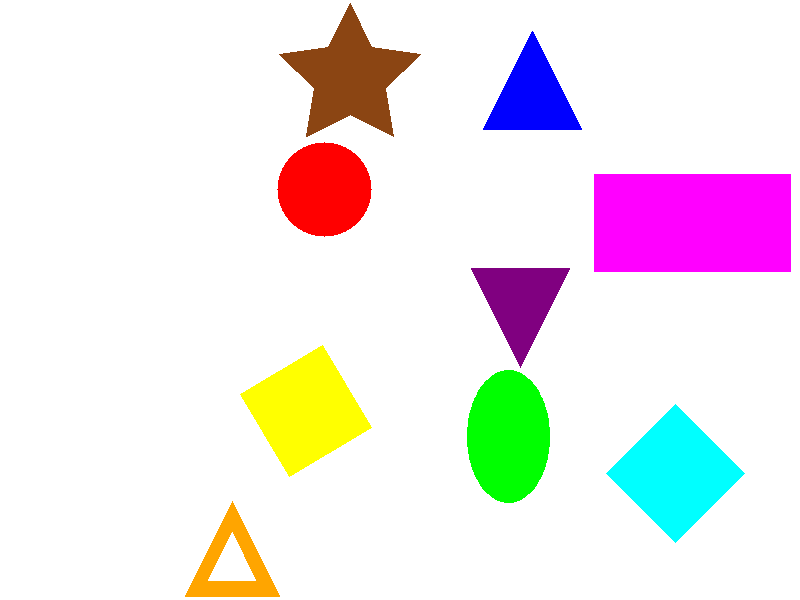
%> input picture images/shapes.png, 800 x 600 px
$ octave main.m   (GNU Octave 9; MATLAB toolbox functions it lacks are replaced by stand-ins)
%> lines starting %> are read from the running program, lines starting %| are printed output that depends on the picture; in (x1, y1, x2, y2) boxes, pixels count from 0 and x2, y2 are one past the last pixel; in counts of white or black regions, pixels touching at a corner belong together; the program's own positions count from 1
% SHAPE RECOGNITION %
% TEMA 2 %

clc
clear
close all

% Read the image
img = imread('images/shapes.png');
%> img is the input picture: size 600x800x3 uint8; mean R, G, B 239.3, 231.9, 234.6

% Convert to gray scale
gray = rgb2gray(img);
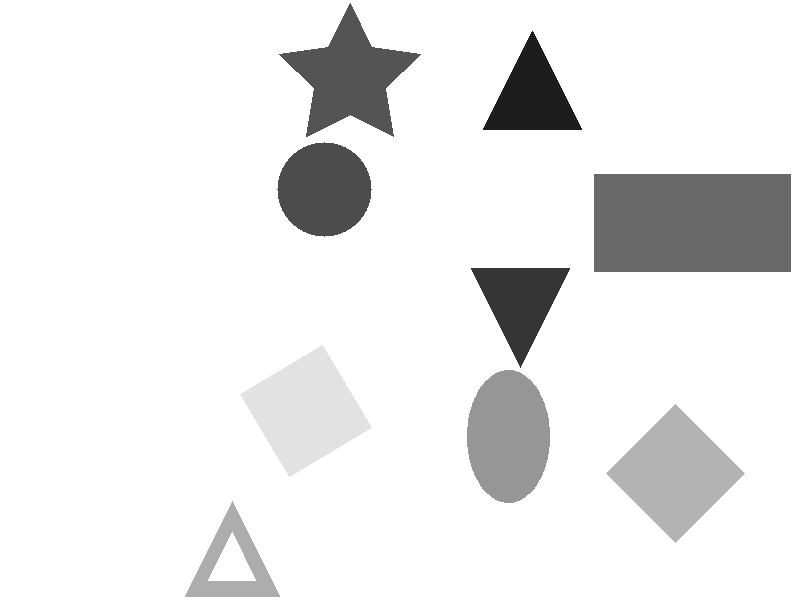
%> gray: size 600x800 uint8; min 29, max 255, mean 234.4

% Binarize the image
T = 0.89;
bw = imbinarize(gray, T);
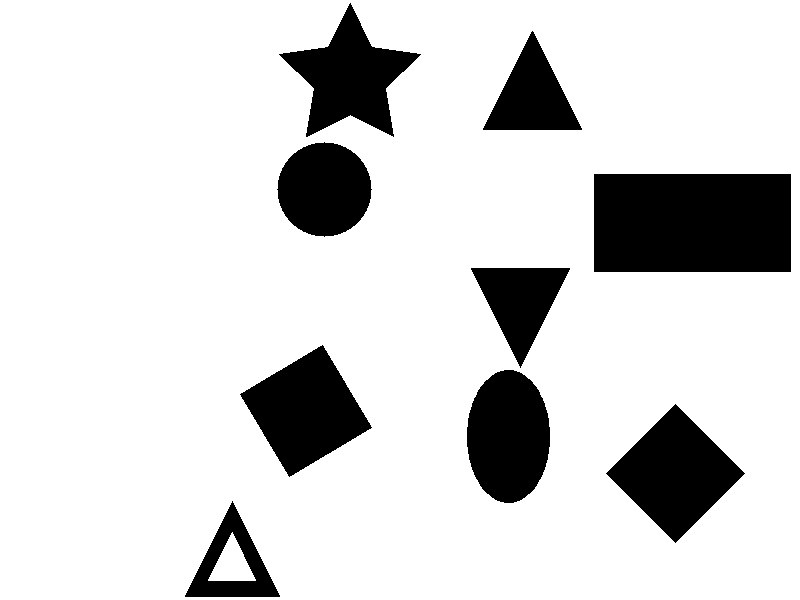
%> bw: size 600x800 logical; 84.3% white; 9 black regions, largest, box (x1, y1, x2, y2) and area: (594, 174, 791, 272) 19306, (606, 404, 745, 543) 9661, (240, 345, 372, 477) 9290

% Morphological operations
se = strel('square', 5);
bw_clean = imopen(bw, se);
bw_clean = ~bw_clean;
%> bw_clean: size 600x800 logical; 15.7% white; 9 white regions

% Labeling
[label, num_obj] = bwlabel(bw_clean, 4);
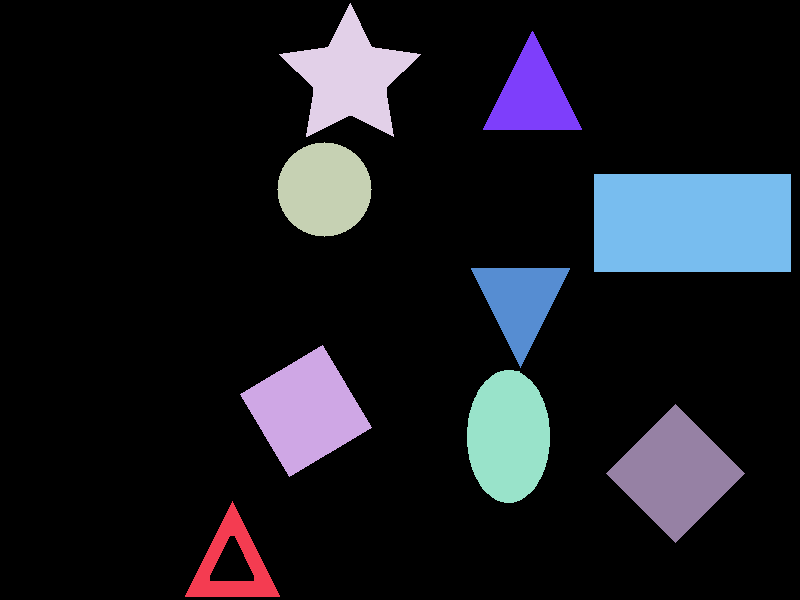
%> label: size 600x800 double; 10 distinct labels, from 0 to 9; one colour per label, 0 black
%> num_obj = 9
label_color = label2rgb(label, @spring, "c", "shuffle");
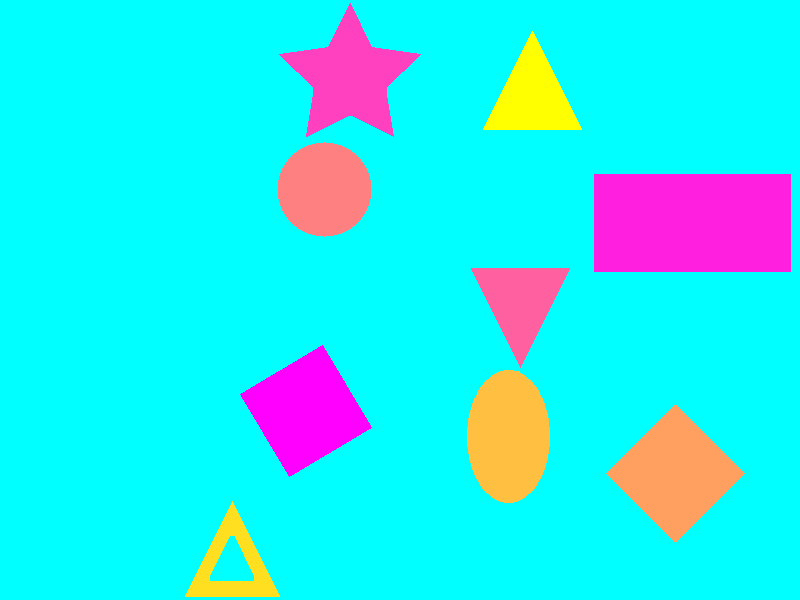
%> label_color: size 600x800x3 uint8; mean R, G, B 40.1, 231, 238.9
% figure, imshow(label_color), title('Labeled Regions')

% Get properties
props = regionprops(logical(label), 'Eccentricity', 'Extent', ...
        'BoundingBox', 'Centroid', 'Solidity', 'EulerNumber', ...
        'Orientation', 'Circularity', 'Area', 'MajorAxisLength', ...
        'MinorAxisLength', 'PixelList');
%> props = 9 regions; largest, box (x1, y1, x2, y2), Area, Centroid, MajorAxisLength, MinorAxisLength and Eccentricity: (594, 174, 791, 272) 19306 [693 223.5] 227.5 113.2 0.867, (606, 404, 745, 543) 9661 [676 474] 113.5 113.5 0, (240, 345, 372, 477) 9290 [306.5 411.5] 111.3 111.3 0.000264

img_annotated = img;

for i = 1 : num_obj
    shape = 'Necunoscut';

    % Detectie triunghuri
    if props(i).Eccentricity >= 0.4890 && props(i).Eccentricity <= 0.5050
        pixels = props(i).PixelList;

        y = pixels(:,2);
        x = pixels(:,1);

        top_band = x(y <= min(y) + 10);
        bottom_band = x(y >= max(y) - 10);

        top_width = max(top_band) - min(top_band);
        bottom_width = max(bottom_band) - min(bottom_band);

        if props(i).EulerNumber == 0
            shape = 'Triunghi cu gaura';
        elseif top_width < bottom_width
            shape = 'Triunghi cu varful in sus';
        elseif bottom_width< top_width
            shape = 'Triunghi cu varful in jos';
        end
    end

    % Detectie cercuri si elipse
    if props(i).Circularity > 0.9
        if props(i).Eccentricity == 0
            shape = 'Cerc';
        else
            shape = 'Elipsa';
        end
    end

    % Detectie patrat, patrat rotit si romb
    if (round(props(i).MajorAxisLength) == ...
            round(props(i).MinorAxisLength)) && props(i).Circularity < 0.9

        if props(i).Orientation ~= 0
            shape = 'Patrat rotit';
        elseif props(i).Extent == 1 && props(i).Solidity == 1
            shape = 'Patrat';
        elseif round(props(i).Extent, 1) == 0.5
            shape = 'Romb';
        end
    end

    % Detectie dreptunghi
    if props(i).Extent == 1 && props(i).Solidity == 1 ...
            && (round(props(i).MajorAxisLength) ~= round(props(i).MinorAxisLength))

        shape = 'Dreptunghi';
    end

    % Detectie stea
    if props(i).Solidity < 0.7
        shape = 'Stea';
    end

    % Drawing bounding box + annotations
    centroid = props(i).Centroid;
    img_annotated = insertText(img_annotated, centroid, shape, ...
        'BoxColor', 'white', 'TextColor', 'black', 'FontSize', 12);

     img_annotated = insertShape(img_annotated, 'Rectangle', props(i).BoundingBox, ...
        'Color', 'red', 'LineWidth', 2);
end
%> this loop made 9 passes
%> (shape, top_width, bottom_width, centroid) on passes 1, 6, 7: ('Triunghi cu gaura', 10, 94, [233.2 565.6]), ('Triunghi cu varful in jos', 98, 10, [521 301.8]), ('Triunghi cu varful in sus', 10, 98, [533 97.17])
%> (shape, centroid) on passes 2, 3, 4, 5, 8, 9: ('Patrat rotit', [306.5 411.5]), ('Cerc', [325 190]), ('Stea', [350.4 77.89]), ('Elipsa', [509 437]), ('Dreptunghi', [693 223.5]), ('Romb', [676 474])
%> pass 1, `img_annotated = insertShape(img_annotated, 'Rectangle', props(i).Bound..`:
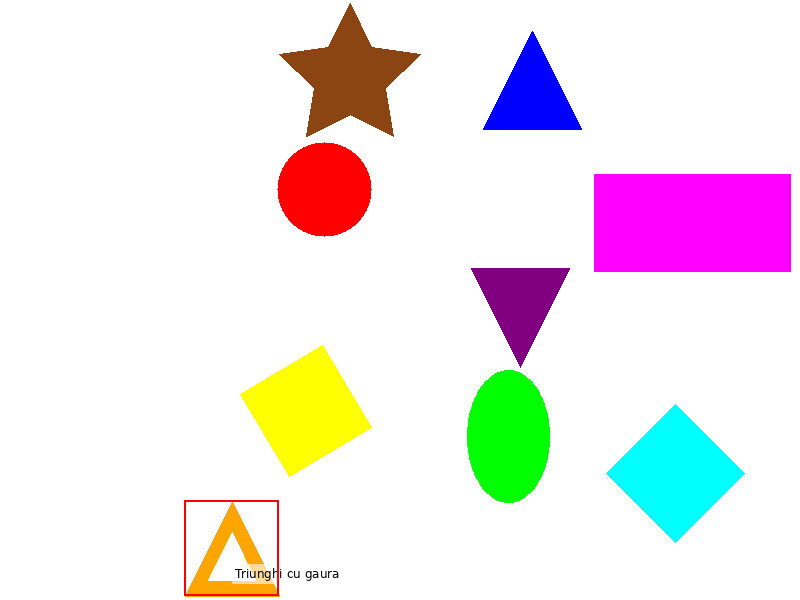
%> img_annotated: size 600x800x3 uint8; 0.31% of pixels changed, all inside (x1, y1, x2, y2) = (184, 500, 339, 596)
%> pass 2, `img_annotated = insertShape(img_annotated, 'Rectangle', props(i).Bound..`:
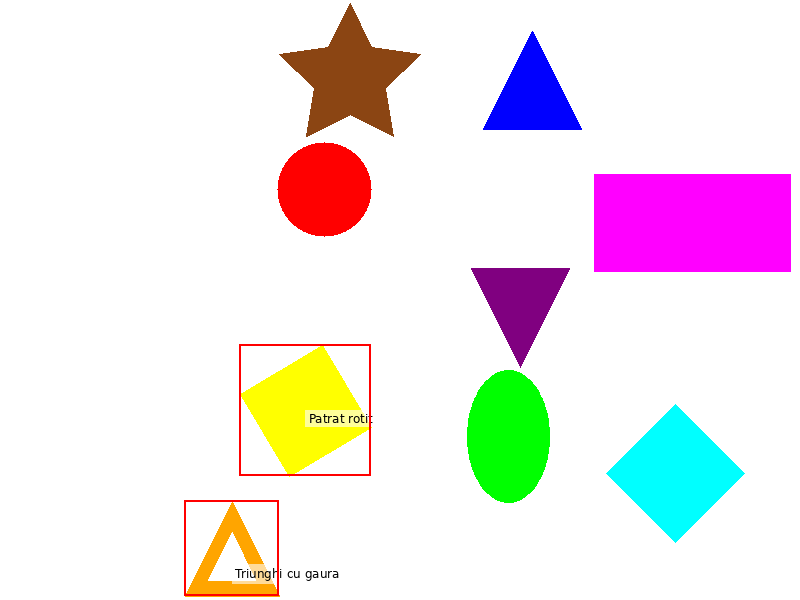
%> img_annotated: size 600x800x3 uint8; 0.75% of pixels changed, all inside (x1, y1, x2, y2) = (184, 344, 373, 596)
%> after the loop:
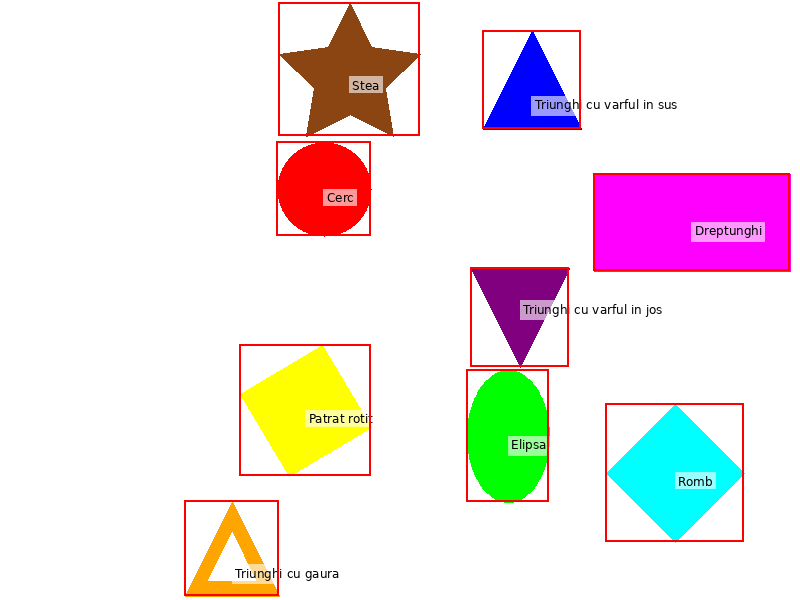
%> img_annotated: size 600x800x3 uint8; 3.42% of pixels changed, all inside (x1, y1, x2, y2) = (184, 2, 790, 596)
%> after the loop, bottom_band = 1039 values from 484 to 582; top_band = 71 values from 528 to 538; x = 4999 values from 484 to 582; y = 4999 values, max 130 at index 2, min 32 at index 2451, mean 97.17

figure, imshow(img_annotated), title('Detected Shapes');
